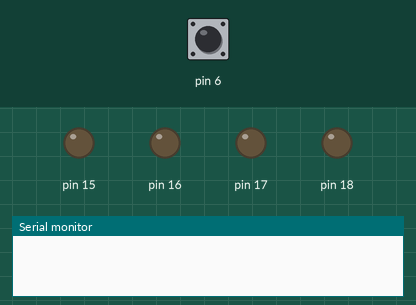
Recording of a sketch running on a simulated Arduino Uno, built with avr-gcc and run on an emulated ATmega328P. On the bench: output pins drawn as LEDs (lit = HIGH), the last lines printed to the serial monitor. The inputs (shaded band) are chosen by the test bench; at power-on: pin 6 HIGH. Random numbers use the default seed unless the sketch sets one.

Above: at 1.2 s.
1.3 s: pin 6 pulled LOW for 1 s
At 1.7 s:
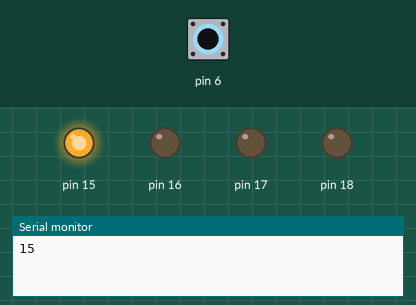
3.8 s: pin 6 pulled LOW for 0.15 s
At 4.2 s:
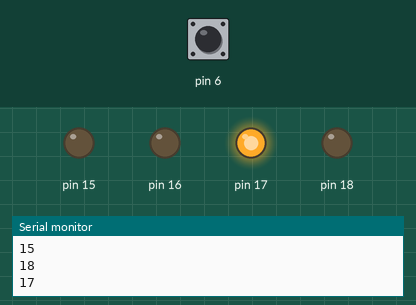
5.8 s: pin 6 pulled LOW for 3.2 s
At 8.6 s:
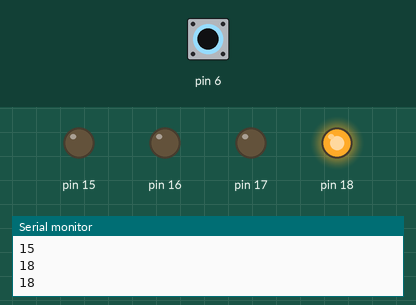
10.8 s: pin 6 pulled LOW for 1 s
At 11.7 s:
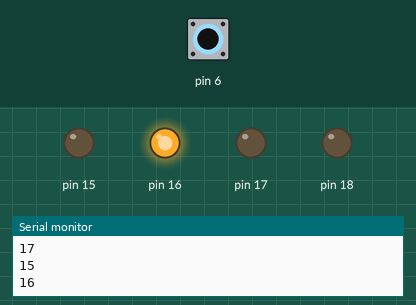
Timing chart, 0 to 13.8 s (numbered marks = the images above; inputs shaded):
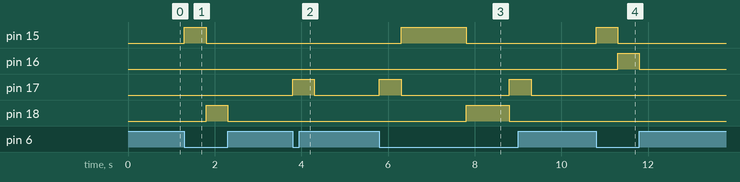

The sketch:

sketch_mar30a.ino
```cpp
void setup() {
  Serial.begin(9600);
  randomSeed(analogRead(0));

  for(int i = 15; i <= 18; i++) {
    pinMode(i, OUTPUT);
  }

  pinMode(6,INPUT_PULLUP);

}

void ledSondur() {
  for(int i = 15; i <= 18; i++) {
    digitalWrite(i, 0);
  }

}

void loop() {


  int btnDeger = digitalRead(6);

  if (btnDeger == 0) { // Butona basıldığında
    int rnd = random(15, 19); // 15 ile 18 arasında rastgele bir pin seç
    Serial.println(rnd);

    ledSondur(); // Önce tüm LED'leri kapat
    digitalWrite(rnd, 1); // Rastgele seçilen pini aç

    delay(500);
  } else {
    ledSondur(); // Buton bırakıldığında LED'leri kapat
  }
}
```

Measured:
- after the input at 1.3 s, pin 15: LOW → HIGH at once, → LOW 0.50 s later; pin 18: LOW → HIGH after 0.50 s, → LOW 0.50 s later
- after the input at 3.8 s, pin 17: LOW → HIGH at once, → LOW 0.50 s later
- after the input at 5.8 s, pin 15: LOW → HIGH after 0.50 s, → LOW 1.5 s later; pin 17: alternates HIGH for 0.50 s and LOW for 2.5 s, starting at once; pin 18: LOW → HIGH after 2.0 s, → LOW 1.0 s later
- after the input at 10.8 s, pin 15: LOW → HIGH at once, → LOW 0.50 s later; pin 16: LOW → HIGH after 0.50 s, → LOW 0.50 s later
